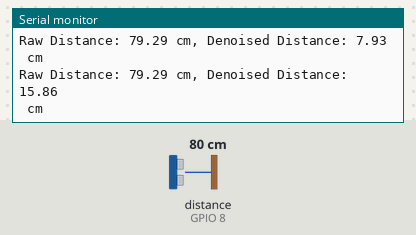
A program run on a simulated Seeed XIAO ESP32-S3. Parts: the last lines printed to the serial monitor. Wiring (inferred from the names in the program): ultrasonic range finder: trigger GPIO 9; echo GPIO 8. The test bench sets the inputs (shaded band); at power-on: distance to the obstacle (sensor on GPIO 8) 80 cm. The echo pulse lasts 58.3 µs per cm; nothing arrives over Bluetooth unless stated; a phone connects over Bluetooth LE 3 s after start.

Above: at 1.8 s.
1.9 s: distance to the obstacle (sensor on GPIO 8) set to 2 cm
At 2.5 s:
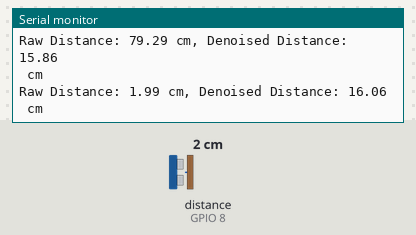
3.4 s: distance to the obstacle (sensor on GPIO 8) set to 4 cm
At 4.8 s:
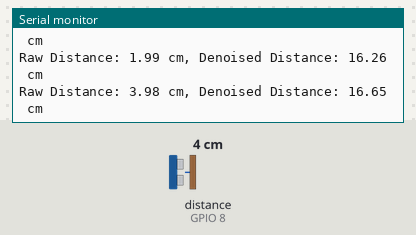
Timing chart, 0 to 6.4 s (numbered marks = the images above; inputs shaded):
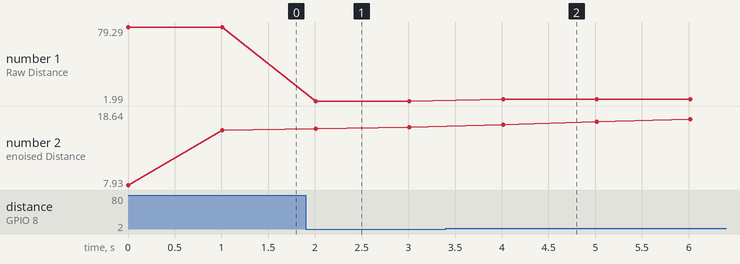

The program:

main.cpp
```cpp
#include <Arduino.h>
#include <Arduino.h>
#include <BLEDevice.h>
#include <BLEServer.h>
#include <BLEUtils.h>
#include <BLE2902.h>

// HC-SR04 Pins
const int triggerPin = 9; // Adjust as per your setup
const int echoPin = 8;    // Adjust as per your setup

// BLE Server
BLEServer* pServer = NULL;
BLECharacteristic* pCharacteristic = NULL;
bool deviceConnected = false;
bool oldDeviceConnected = false;

// Sensor data
float rawDistance = 0.0;
float denoisedDistance = 0.0;

// DSP Algorithm: Moving Average Filter
const int numReadings = 10;
float readings[numReadings]; // the readings from the analog input
int readIndex = 0; // the index of the current reading
float total = 0; // the running total
float average = 0; // the average

// UUIDs
#define SERVICE_UUID        "654b4887-31b2-4614-b8ca-d25c87be87ee"
#define CHARACTERISTIC_UUID "db7bd39b-f945-4c8a-a642-c456dfc9a32b"

class MyServerCallbacks: public BLEServerCallbacks {
    void onConnect(BLEServer* pServer) {
        deviceConnected = true;
    };

    void onDisconnect(BLEServer* pServer) {
        deviceConnected = false;
    }
};

void setup() {
    // Serial port for debugging purposes
    Serial.begin(115200);
    // Initialize the HC-SR04 sensor
    pinMode(triggerPin, OUTPUT);
    pinMode(echoPin, INPUT);
    for (int thisReading = 0; thisReading < numReadings; thisReading++) {
        readings[thisReading] = 0;
    }

    // BLE Device setup
    BLEDevice::init("MyBLEDevice");
    pServer = BLEDevice::createServer();
    pServer->setCallbacks(new MyServerCallbacks());
    BLEService *pService = pServer->createService(SERVICE_UUID);
    pCharacteristic = pService->createCharacteristic(
                        CHARACTERISTIC_UUID,
                        BLECharacteristic::PROPERTY_READ |
                        BLECharacteristic::PROPERTY_WRITE |
                        BLECharacteristic::PROPERTY_NOTIFY
                      );
    pCharacteristic->addDescriptor(new BLE2902());
    pService->start();
    BLEAdvertising *pAdvertising = BLEDevice::getAdvertising();
    pAdvertising->addServiceUUID(SERVICE_UUID);
    pAdvertising->setScanResponse(true);
    pAdvertising->setMinPreferred(0x06);
    BLEDevice::startAdvertising();
    Serial.println("Setup done");
}

float readDistance() {
    // Clears the triggerPin
    digitalWrite(triggerPin, LOW);
    delayMicroseconds(2);
    // Sets the triggerPin on HIGH state for 10 micro seconds
    digitalWrite(triggerPin, HIGH);
    delayMicroseconds(10);
    digitalWrite(triggerPin, LOW);
    // Reads the echoPin, returns the sound wave travel time in microseconds
    float duration = pulseIn(echoPin, HIGH);
    // Calculating the distance
    float distance= duration*0.034/2;
    return distance;
}

void loop() {
    // Reading the distance
    rawDistance = readDistance();

    // Update the total to get a new average
    total = total - readings[readIndex];
    // Read from the sensor
    readings[readIndex] = rawDistance;
    total = total + readings[readIndex];
    // Advance to the next position in the array
    readIndex = (readIndex + 1) % numReadings;
    // Calculate the average
    average = total / numReadings;
    denoisedDistance = average;

    // Print both raw and denoised data
    Serial.print("Raw Distance: ");
    Serial.print(rawDistance);
    Serial.print(" cm, Denoised Distance: ");
    Serial.println(denoisedDistance);
    Serial.println(" cm");

    // Check if the device is connected and the denoised distance is less than 30 cm
    if (deviceConnected && denoisedDistance < 30) {
        // Change the following code to send your denoised data
        String message = "Denoised Distance: " + String(denoisedDistance);
        pCharacteristic->setValue(message.c_str());
        pCharacteristic->notify();
    }

    // Handling disconnection
    if (!deviceConnected && oldDeviceConnected) {
        delay(500); // give the bluetooth stack the chance to get things ready
        pServer->startAdvertising(); // restart advertising
        oldDeviceConnected = deviceConnected;
    }

    // Handling reconnection
    if (deviceConnected && !oldDeviceConnected) {
        oldDeviceConnected = deviceConnected;
    }

    delay(1000); // Delay between readings
}
```

Measured:
- after the input at 1.9 s, the serial monitor: prints a new line after 0.11 s (image 1)
- after the input at 3.4 s, the serial monitor: prints a new line after 0.61 s (image 2)
- plotted number 1: 79.29 → 1.99 after the input at 1.9 s, 1.99 → 3.98 after the input at 3.4 s
- plotted number 2: 15.86 → 16.26 after the input at 1.9 s, 16.26 → 11.11 after the input at 3.4 s
